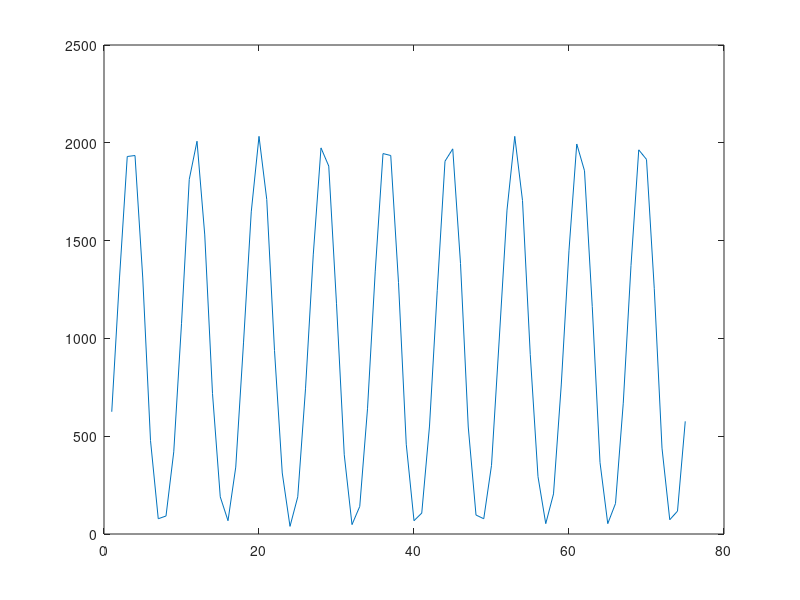

Source code (MATLAB):


v128_20hz = [68, 107, 581, 1285, 1915, 1959, 1358, 522, 107, 112, 606, 1329, 1950, 1945, 1290, 488, 78, 87, 420, 1085, 1823, 2018, 1524, 708, 175, 58, 347, 977, 1637, 2033, 1725, 948, 307, 39, 205, 728];

v16_20hz = [625, 1309, 1930, 1935, 1309, 478, 78, 92, 420, 1075, 1813, 2008, 1529, 718, 190, 68, 342, 977, 1647, 2033, 1710, 938, 312, 39, 190, 742, 1427, 1974, 1881, 1177, 405, 48, 141, 640, 1344, 1945, 1935, 1285, 459, 68, 107, 552, 1246, 1906, 1969, 1383, 547, 97, 78, 351, 997, 1656, 2033, 1705, 918, 293, 53, 205, 762, 1451, 1994, 1857, 1163, 366, 53, 156, 669, 1373, 1964, 1915, 1256, 439, 73, 117, 576];

t = 1:1:length(v16_20hz);
figure;
plot(t, v16_20hz);
hold on;
pause;
